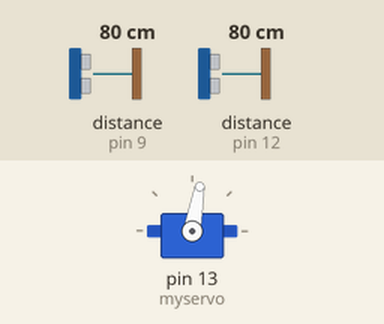
Recording of a sketch running on a simulated Arduino Uno, built with avr-gcc and run on an emulated ATmega328P. Shown: servo. Wiring (inferred from the names in the program): 2 × ultrasonic range finder: trigger pin 8, echo pin 9 / trigger pin 11, echo pin 12. The test bench sets the inputs (shaded band); at power-on: distance to the obstacle (sensors on pin 9, pin 12) 80 cm. The echo pulse lasts 58.3 µs per cm.

Above: at 1.2 s.
1.3 s: distance to the obstacle (sensor on pin 9) set to 46 cm
2.8 s: distance to the obstacle (sensor on pin 9) set to 38 cm
At 4.1 s:
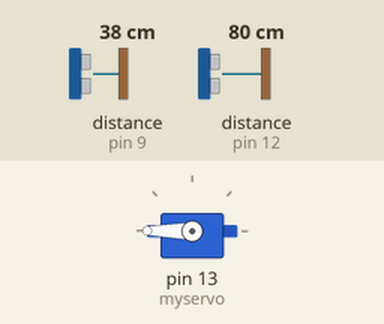
5.8 s: distance to the obstacle (sensor on pin 12) set to 37 cm
7.3 s: distance to the obstacle (sensor on pin 12) set to 31 cm
At 8.6 s:
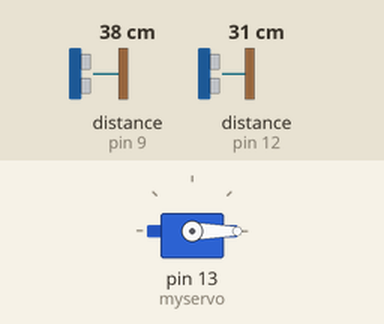
10.3 s: distance to the obstacle (sensor on pin 12) set to 60 cm
At 12.4 s:
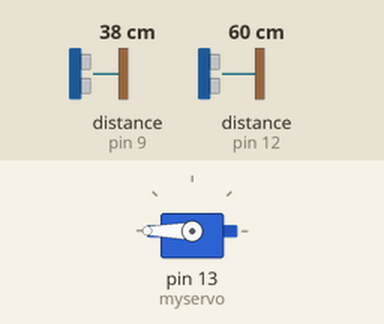
13.3 s: distance to the obstacle (sensor on pin 12) set to 2 cm
At 15.2 s:
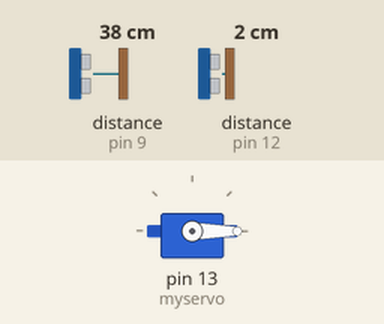
Timing chart, 0 to 16.7 s (numbered marks = the images above; inputs shaded):
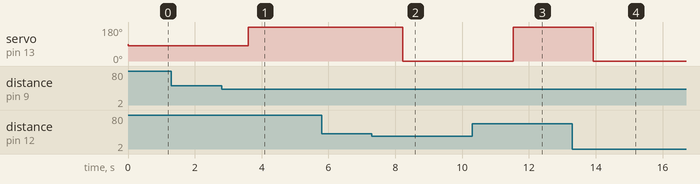

The sketch:

Sensor_Motor.ino
```cpp
#include <Servo.h>
Servo myservo;        //creates servo object
const int echoPin1 = 9;   //sets echopin1 @pin 9
const int trigPin1 = 8;  //sets trigpin1 @pin 8
const int echoPin2 = 12;    //sets echopin2 @pin 12
const int trigPin2 = 11;   //sets trigpin2 @pin 11
const int servo = 13;     //sets servo @pin 13
long Rightduration, Leftduration, Rightinch, Leftinch; //establishes the variables of the duration and sets distance in inches
int threshold = 15; //Sets the sensor threshold at 10 inches
int angle = 80; //Sets the Initial angle

void setup()
{
  myservo.attach(13); //attaches the servo on pin 13
}

void loop()
{
  pinMode(trigPin1, OUTPUT);   //trigpin1 is set as output
  digitalWrite(trigPin1, LOW);  //sets the trigpin1 to give low pulse
  delayMicroseconds(3);      //duration is 3 microseconds
  digitalWrite(trigPin1, HIGH);   //sets the trigpin1 to give high pulse
  delayMicroseconds(5);     //duration is 5 microseconds
  digitalWrite(trigPin1, LOW);
  Rightduration = pulseIn(echoPin1, HIGH); //reads high pulse
  pinMode(trigPin2, OUTPUT);  //trigpin2 is set as output
  digitalWrite(trigPin2, LOW);  //sets the trigpin2 to give low pulse
  delayMicroseconds(3);       //duration is 3 microseconds
  digitalWrite(trigPin2, HIGH);   //sets the trigpin2 to give high pulse
  delayMicroseconds(5);       //duration is 5 microseconds
  digitalWrite(trigPin2, LOW);
  Leftduration = pulseIn(echoPin2, HIGH); //reads high pulse
  //this will convert the elapsed time into the distance
  Rightinch = microsecondsToInches(Rightduration);
  Leftinch = microsecondsToInches(Leftduration);
  follow();   //follows the movement
}
long microsecondsToInches(long microseconds)
{
// The speed of sound is 340 m/s or 73.746 microseconds per inch.
// The ping travels out and back, so to find the distance of the
// object we take half of the distance traveled.
  return microseconds / 74 / 2;
}
void follow() //conditions for the follow command
{
  if (Leftinch <= threshold || Rightinch <= threshold)
  {
    if (Leftinch + 1 < Rightinch)
    {
      angle = angle - 1;
    }
    if (Rightinch + 1 < Leftinch)
    {
      angle = angle + 1;
    }
  }
  if (angle > 180)
  {
    angle = 180;
  }
  if (angle < 0)
  {
    angle = 0;
  }
  myservo.write(angle);
}
```

Measured:
- the behaviour switches between 41 and 40 cm on distance to the obstacle (sensor on pin 9) (found by bisection; images 0 and 1)
- the behaviour switches between 34 and 33 cm on distance to the obstacle (sensor on pin 12) (found by bisection; images 1 and 2)
- after the input at 1.3 s, every drawn part: stays the same
- after the input at 2.8 s, servo on pin 13 (myservo): 80° → 81° at once, → 180° 0.79 s later
- after the input at 5.8 s, every drawn part: stays the same
- after the input at 7.3 s, servo on pin 13 (myservo): 180° → 0° after 0.93 s
- after the input at 10.3 s, servo on pin 13 (myservo): 0° → 180° after 1.2 s
- after the input at 13.3 s, servo on pin 13 (myservo): 180° → 0° after 0.62 s
